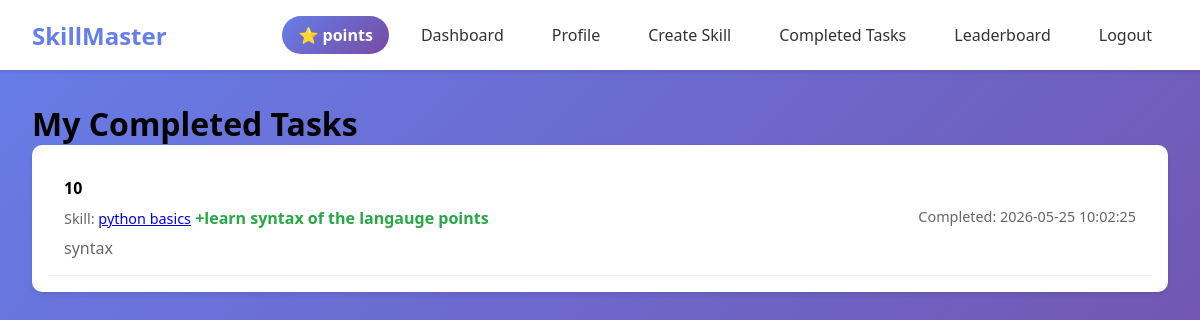
Before: /completed_tasks (signed in) with the older database file.
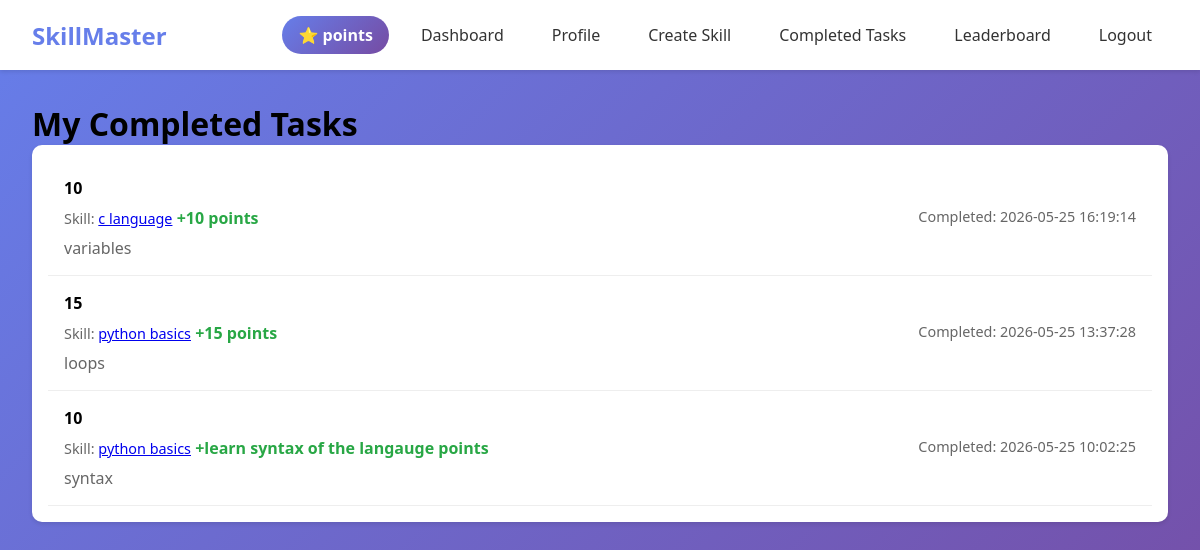
After: the same page with the newer database file.
### tables this page shows
CREATE TABLE task_completions (
            id INTEGER PRIMARY KEY AUTOINCREMENT,
            task_id INTEGER,
            user_id INTEGER,
            completed_at TIMESTAMP DEFAULT CURRENT_TIMESTAMP,
            points_awarded INTEGER,
            FOREIGN KEY (task_id) REFERENCES tasks (id),
            FOREIGN KEY (user_id) REFERENCES users (id),
            UNIQUE(task_id, user_id)
        );

CREATE TABLE tasks (
            id INTEGER PRIMARY KEY AUTOINCREMENT,
            skill_id INTEGER,
            title TEXT NOT NULL,
            description TEXT,
            points INTEGER DEFAULT 10,
            created_by INTEGER,
            created_at TIMESTAMP DEFAULT CURRENT_TIMESTAMP,
            is_active BOOLEAN DEFAULT 1,
            FOREIGN KEY (skill_id) REFERENCES skills (id),
            FOREIGN KEY (created_by) REFERENCES users (id)
        );

CREATE TABLE skills (
            id INTEGER PRIMARY KEY AUTOINCREMENT,
            name TEXT NOT NULL,
            description TEXT,
            created_by INTEGER,
            created_at TIMESTAMP DEFAULT CURRENT_TIMESTAMP,
            is_active BOOLEAN DEFAULT 1,
            FOREIGN KEY (created_by) REFERENCES users (id)
        );

### app.py (the view)
@app.route("/completed_tasks")
def completed_tasks():
    if "user_id" not in session:
        return redirect(url_for("login"))
    with sqlite3.connect("users.db") as conn:
        cursor = conn.cursor()
        cursor.execute("""
            SELECT tc.*, t.title, t.description, t.points,
                   s.name as skill_name, s.id as skill_id,
                   CASE WHEN t.is_active = 0 THEN '(Expired)' ELSE '' END as status
            FROM task_completions tc
            JOIN tasks t ON tc.task_id = t.id
            JOIN skills s ON t.skill_id = s.id
            WHERE tc.user_id = ?
            ORDER BY tc.completed_at DESC
        """, (session["user_id"],))
        completed_tasks = cursor.fetchall()
    return render_template("completed_tasks.html", completed_tasks=completed_tasks)

### templates/completed_tasks.html (shortened to what this page needs)
{% extends "base.html" %}
{% block content %}
<h1>My Completed Tasks</h1>
<div class="card">
    <div class="card-body">
        {% for task in completed_tasks %}
        <div style="padding: 1rem; border-bottom: 1px solid #eee;">
            <strong>{{ task[7] }}</strong>
            <div style="margin-top: 0.5rem;">
                <span class="skill-meta">Skill: <a href="{{ url_for('view_skill', skill_id=task[9]) }}">{{ task[8] }}</a></span>
                <span class="points">+{{ task[4] }} points</span>
                <span style="color: #666; font-size: 0.9rem; float: right;">Completed: {{ task[3] }}</span>
            </div>
            {% if task[5] %}
            <p style="margin-top: 0.5rem; color: #666;">{{ task[5] }}</p>
            {% endif %}
        </div>
        {% else %}
        <p>You haven't completed any tasks yet. Start learning!</p>
        {% endfor %}
    </div>
</div>
{% endblock %}

### templates/base.html (shortened to what this page needs)
<!DOCTYPE html>
<html lang="en">
<head>
</head>
<body>
    {% if session.user_id %}
    <nav class="navbar">
        <a href="{{ url_for('dashboard') }}" class="navbar-brand">SkillMaster</a>
        <div class="nav-links">
            <span class="points-badge">⭐ {{ user_points }} points</span>
            <a href="{{ url_for('dashboard') }}">Dashboard</a>
            <a href="{{ url_for('profile') }}">Profile</a>
            <a href="{{ url_for('create_skill') }}">Create Skill</a>
            <a href="{{ url_for('completed_tasks') }}">Completed Tasks</a>
            <a href="{{ url_for('leaderboard') }}">Leaderboard</a>
            <a href="{{ url_for('logout') }}">Logout</a>
        </div>
    </nav>
    {% endif %}
    <div class="container">
        {% block content %}{% endblock %}
    </div>
</body>
</html>

### templates/base.html (style rules this page uses)
* { margin: 0; padding: 0; box-sizing: border-box; }
body { font-family: 'Segoe UI', Tahoma, Geneva, Verdana, sans-serif; background: linear-gradient(135deg, #667eea 0%, #764ba2 100%); min-height: 100vh; }
.navbar { background: white; padding: 1rem 2rem; box-shadow: 0 2px 4px rgba(0,0,0,0.1); display: flex; justify-content: space-between; align-items: center; }
.navbar-brand { font-size: 1.5rem; font-weight: bold; color: #667eea; text-decoration: none; }
.nav-links { display: flex; gap: 1rem; align-items: center; }
.nav-links a { text-decoration: none; color: #333; padding: 0.5rem 1rem; border-radius: 5px; transition: background 0.3s; }
.points-badge { background: linear-gradient(135deg, #667eea 0%, #764ba2 100%); color: white; padding: 0.5rem 1rem; border-radius: 20px; font-weight: bold; }
.container { max-width: 1200px; margin: 2rem auto; padding: 0 2rem; }
.card { background: white; border-radius: 10px; box-shadow: 0 2px 4px rgba(0,0,0,0.1); margin-bottom: 1.5rem; overflow: hidden; }
.card-body { padding: 1rem; }
.skill-meta, .task-meta { font-size: 0.9rem; color: #666; margin-bottom: 0.5rem; }
.points { color: #28a745; font-weight: bold; }

Changed rows visible on the page:
added task_completions: points "10", name "c language", points_awarded "10", completed_at "2026-05-25 16:19:14", title "variables"
added task_completions: points "15", name "python basics", points_awarded "15", completed_at "2026-05-25 13:37:28", title "loops"
